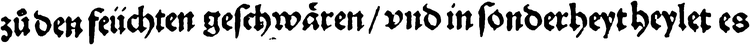
#> input picture separation/hard.png, 750 x 45 px, shrunk from 2772 x 165 before the run; the run also reads 2 pictures not shown here
$ python sep.py
#> lines starting #> are read from the running program, lines starting #| are printed output that depends on the picture
import os, re, more_itertools as mit
from PIL import Image

ein = open('hard2.txt')
#> (reads segmentation/hard2.txt from the repository)
txt = ein.read()[:-1]
ein.close()

N = 0

def getLetters(filename):
#> called with filename = 'a.png'
    im = Image.open(filename, 'r') # open image
    width, height = im.size # image size
#> width = 74; height = 9
    pix_val = list(im.getdata()) # pixel color values
#> pix_val = 666 values, max 255 at index 9, min 14 at index 352, mean 224.5

    cols = [pix_val[n::width] for n in range(width)] # pixels as columns
#> cols = 74 items
    # print('\n'.join(' '.join(map(str,sl)) for sl in cols)) # print cols

    # get column indices of whitespace
    whitespace = []
    for i in range(len(cols)):
        c = cols[i]
        whites = [x for x in c if x >= 200] # whitespace pixels
        if len(whites) + N >= len(c): whitespace.append(i) # allow N non-whitespace
#> this loop made 74 passes
#> whites on passes 10, 11, 12, 13, 14, 15, 16, 21, 22, 23, 24, 25: [255, 255, 254, 253, 255, 255, 255, 254, 254], [255, 252, 255, 255, 251, 252, 251, 253, 255], [255, 255, 255, 255, 255, 255, 255, 255, 255], [255, 255, 255, 255, 255, 255, 255, 255, 255], [255, 255, 255, 255, 255, 255, 255, 255, 255], [255, 255, 255, 255, 253, 254, 254, 253, 253], [255, 255, 255, 253, 254, 255, 255, 255, 255], [255, 255, 255, 255, 255, 254, 254, 255, 255], [255, 255, 255, 254, 252, 253, 255, 255, 254], [255, 255, 255, 255, 255, 255, 255, 255, 255], [255, 255, 255, 255, 255, 255, 255, 255, 255], [255, 255, 255, 253, 253, 253, 253, 251, 253]
#> (c, whites) on passes 1, 2, 3, 4, 5, 7: ([252, 120, 70, 205, 255, 255, 189, 217, 255], [252, 205, 255, 255, 217, 255]), ([168, 154, 188, 186, 255, 236, 37, 206, 255], [255, 236, 206, 255]), ([114, 219, 255, 252, 255, 235, 48, 37, 233], [219, 255, 252, 255, 235, 233]), ([135, 53, 126, 144, 113, 140, 255, 117, 130], [255]), ([226, 78, 128, 77, 109, 229, 255, 223, 90], [226, 229, 255, 223]), ([77, 121, 246, 111, 220, 255, 255, 193, 135], [246, 220, 255, 255])
#> after the loop, whitespace = 45 values from 9 to 72
        # all(x >= 200 for x in c)

    # group consecutive whitespace
    groups = [list(group) for group in mit.consecutive_groups(whitespace)]
#> groups = [[9, 10, 11, 12, 13, 14, 15], [20, 21, 22, 23, 24, 25], [30, 31, 32, 33, 34, 35, 36], [40, 41, 42, 43, 44, 45], [48, 49, 50, 51, 52, 53, 54], [57], [60, 61, 62], [65, 66, 67, 68, 69, 70, 71, 72]]

    try: # folder for cropped letter images
        os.mkdir('letters')
        os.chdir('letters')
    except: os.chdir('letters')

    for i in range(len(groups)-1): # crop letter images
        left = groups[i][-1]
        right = groups[i+1][0]
        area = (left, 0, right, height)
        cropped_im = im.crop(area)
        # cropped_im.show()
        cropped_im.save(filename[:-4]+' '+str(i)+'.png')
#> this loop made 7 passes
#> (left, right, area) on passes 1 to 7: (15, 20, (15, 0, 20, 9)), (25, 30, (25, 0, 30, 9)), (36, 40, (36, 0, 40, 9)), (45, 48, (45, 0, 48, 9)), (54, 57, (54, 0, 57, 9)), (57, 60, (57, 0, 60, 9)), (62, 65, (62, 0, 65, 9))
    os.chdir('..')

getLetters('a.png')
getLetters('b.png')
#> the loop in getLetters (call 2), `for i in range(len(cols)):` made 168 passes
#> (c, whites) on passes 1 to 3: ([222, 53, 114, 255, 252, 226, 187, 255, 254, 255, 255], [222, 255, 252, 226, 255, 254, 255, 255]), ([160, 123, 110, 244, 255, 132, 52, 255, 254, 255, 255], [244, 255, 255, 254, 255, 255]), ([98, 212, 255, 255, 231, 85, 0, 143, 255, 252, 255], [212, 255, 255, 231, 255, 252, 255])
#> the loop in getLetters (call 2), `for i in range(len(groups)-1):` made 23 passes
#> (left, right, area) on passes 1 to 12: (9, 14, (9, 0, 14, 11)), (15, 20, (15, 0, 20, 11)), (28, 35, (28, 0, 35, 11)), (36, 42, (36, 0, 42, 11)), (43, 48, (43, 0, 48, 11)), (49, 55, (49, 0, 55, 11)), (56, 59, (56, 0, 59, 11)), (59, 62, (59, 0, 62, 11)), (63, 66, (63, 0, 66, 11)), (66, 69, (66, 0, 69, 11)), (77, 84, (77, 0, 84, 11)), (86, 90, (86, 0, 90, 11))
getLetters('hard.png')
#> call 3 of getLetters, with filename = 'hard.png'
#> in getLetters, im is the input picture: PIL image 750x45 L; min 0, max 255, mean 193
#> in getLetters (call 3), `pix_val = list(im.getdata())`: pix_val = 33750 items
#> in getLetters (call 3), `cols = [pix_val[n::width] for n in range(width)]`: cols = 750 items
#> after the loop in getLetters (call 3), `for i in range(len(cols)):`: whitespace = 68 values from 30 to 731
#> in getLetters (call 3), `groups = [list(group) for group in mit.consecutive_groups(whitespace)]`: groups = 26 items, first 6: [30, 31, 32, 33], [52], [83, 84, 85, 86, 87], [109], [126], [195, 196, 197, 198, 199, 200, 201, 202]
#> the loop in getLetters (call 3), `for i in range(len(groups)-1):` made 25 passes
#> (left, right, area) on passes 1 to 12: (33, 52, (33, 0, 52, 45)), (52, 83, (52, 0, 83, 45)), (87, 109, (87, 0, 109, 45)), (109, 126, (109, 0, 126, 45)), (126, 195, (126, 0, 195, 45)), (202, 221, (202, 0, 221, 45)), (221, 233, (221, 0, 233, 45)), (233, 301, (233, 0, 301, 45)), (301, 319, (301, 0, 319, 45)), (320, 346, (320, 0, 346, 45)), (346, 364, (346, 0, 364, 45)), (367, 380, (367, 0, 380, 45))
#> pass 1, in getLetters (call 3), `cropped_im = im.crop(area)`:
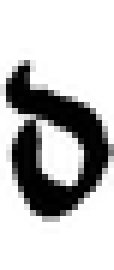
#> cropped_im: PIL image 19x45 L (shown 6 times larger); min 0, max 255, mean 190.5
#> pass 3, in getLetters (call 3), `cropped_im = im.crop(area)`:
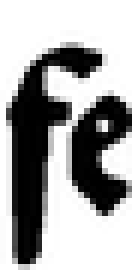
#> cropped_im: PIL image 22x45 L (shown 6 times larger); min 0, max 255, mean 164.5
getLetters('hard2.png')
#> call 4 of getLetters, with filename = 'hard2.png'
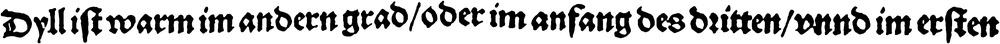
#> input picture separation/hard2.png, 1000 x 44 px, shrunk from 3695 x 164 before the run
#> in getLetters, im is the input picture: PIL image 1000x44 L; min 0, max 255, mean 189.4
#> in getLetters (call 4), `pix_val = list(im.getdata())`: pix_val = 44000 items
#> in getLetters (call 4), `cols = [pix_val[n::width] for n in range(width)]`: cols = 1000 items
#> after the loop in getLetters (call 4), `for i in range(len(cols)):`: whitespace = 66 values from 32 to 999
#> in getLetters (call 4), `groups = [list(group) for group in mit.consecutive_groups(whitespace)]`: groups = 28 items, first 6: [32], [66, 67, 68, 69, 70], [103, 104, 105], [136], [153], [194, 195, 196, 197, 198]
#> the loop in getLetters (call 4), `for i in range(len(groups)-1):` made 27 passes
#> (left, right, area) on passes 1 to 11: (32, 66, (32, 0, 66, 44)), (70, 103, (70, 0, 103, 44)), (105, 136, (105, 0, 136, 44)), (136, 153, (136, 0, 153, 44)), (153, 194, (153, 0, 194, 44)), (198, 235, (198, 0, 235, 44)), (238, 256, (238, 0, 256, 44)), (256, 292, (256, 0, 292, 44)), (293, 319, (293, 0, 319, 44)), (319, 338, (319, 0, 338, 44)), (341, 360, (341, 0, 360, 44))
#> pass 1, in getLetters (call 4), `cropped_im = im.crop(area)`:
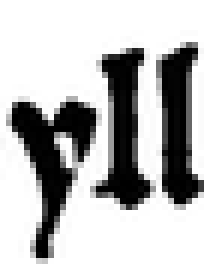
#> cropped_im: PIL image 34x44 L (shown 6 times larger); min 0, max 255, mean 182.9
#> pass 2, in getLetters (call 4), `cropped_im = im.crop(area)`:
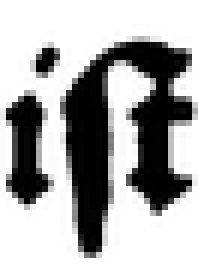
#> cropped_im: PIL image 33x44 L (shown 6 times larger); min 0, max 255, mean 168.3
#> pass 3, in getLetters (call 4), `cropped_im = im.crop(area)`:
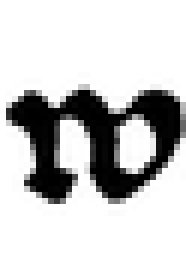
#> cropped_im: PIL image 31x44 L (shown 6 times larger); min 0, max 255, mean 200.5
#> after the loop in getLetters (call 4), `for i in range(len(groups)-1):`:
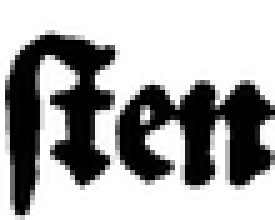
#> cropped_im: PIL image 55x44 L (shown 5 times larger); min 0, max 255, mean 167.3
